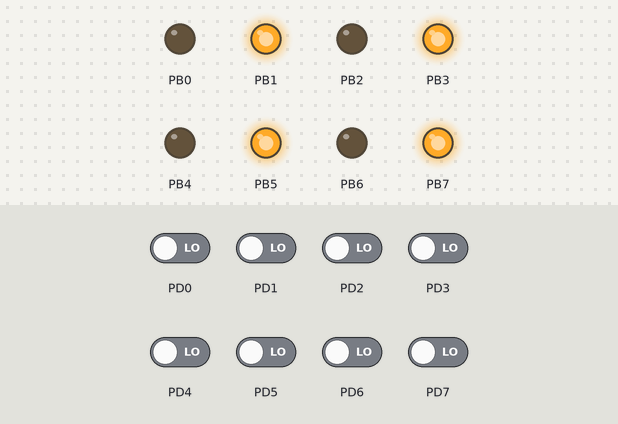
Recording of a program running on a simulated ATmega128, built with avr-gcc and emulated at 14.7456 MHz. On the bench: output pins drawn as LEDs (lit = HIGH). Dashed ring = blinking. The test bench sets the inputs (shaded band); at power-on: PD0–7 LOW.

Above: at 1.2 s.
1.3 s: PD2 driven HIGH
At 2.8 s:
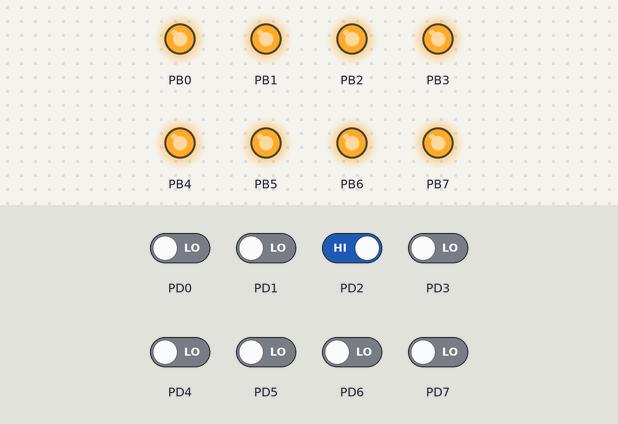
4.3 s: PD1 driven HIGH
At 5.4 s:
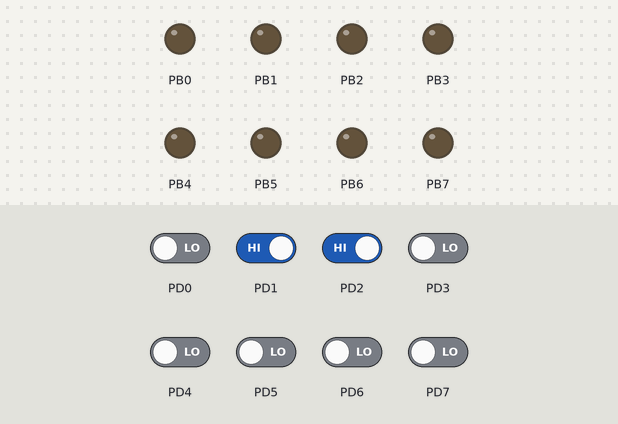
7.3 s: PD1 driven LOW
10.3 s: PD2 driven LOW
At 12.9 s:
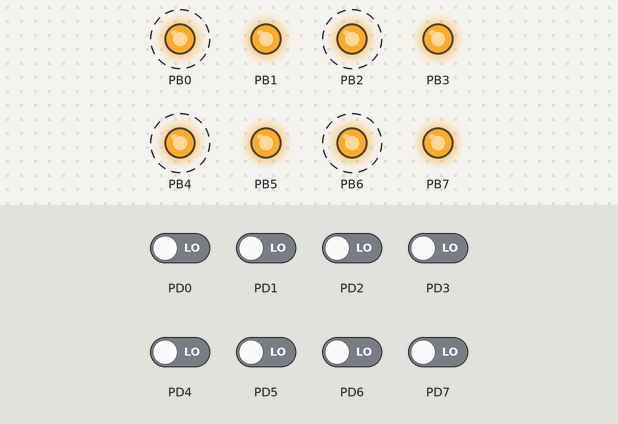
Timing chart, 0 to 14.3 s (numbered marks = the images above; inputs shaded):
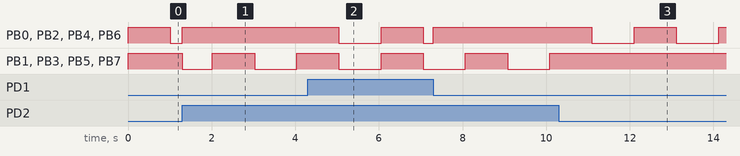

Measured:
- after the input at 1.3 s, PB1, PB3, PB5, PB7: HIGH → LOW at once, → HIGH 0.72 s later, → LOW 1.0 s later, → HIGH 1.0 s later
- after the input at 4.3 s, PB0, PB2, PB4, PB6: HIGH → LOW after 0.74 s, → HIGH 1.0 s later, → LOW 1.0 s later
- after the input at 10.3 s, PB0, PB2, PB4, PB6: alternates HIGH for 1.0 s and LOW for 1.0 s, starting after 0.79 s; PB1, PB3, PB5, PB7: stops changing and stays HIGH

The program:

main.c
```c
#define F_CPU 14745600UL
#include <avr/io.h>
#include <util/delay.h>

int PushButtonDet (int number);

int main(void)
{
	DDRB = 0xff;
	PORTB = 0xff; // 전원을 키고 난 후의 초깃값을 지정

	DDRD = 0;

	int led_state = 0;
	int time_count_1s = 0;
	int button0, button1, button2;
	int prev_button0 = 0, prev_button1 = 0, prev_button2 = 0;
	int mode;

	while(1)
	{
		if (led_state == 0)		PORTB = 0xff;
		else
		{
			if (mode == 0)		PORTB = 0x0;
			else if (mode == 1)	PORTB = 0x55;
			else if (mode == 2)	PORTB = 0xaa;
		}

		button0 = PushButtonDet(0);
		button1 = PushButtonDet(1);
		button2 = PushButtonDet(2);

		if ((button0 == 1) && (prev_button0))	mode = 0;
		if ((button1 == 1) && (prev_button1))	mode = 1;
		if ((button2 == 1) && (prev_button2))	mode = 2;

		_delay_ms(1);
		time_count_1s++;

		if (time_count_1s == 1000)
		{
			time_count_1s = 0;
			led_state = !led_state;
		}

		prev_button0 = button0;
		prev_button1 = button1;
		prev_button2 = button2;

	}
}

int PushButtonDet(int number)
{
	if (((~PIND >> number) & 0x1) == 1) // 비트 연산자 (~) : 0000 0000 -> 1111 1111
	return 1;

	else
	return 0;
}
```
